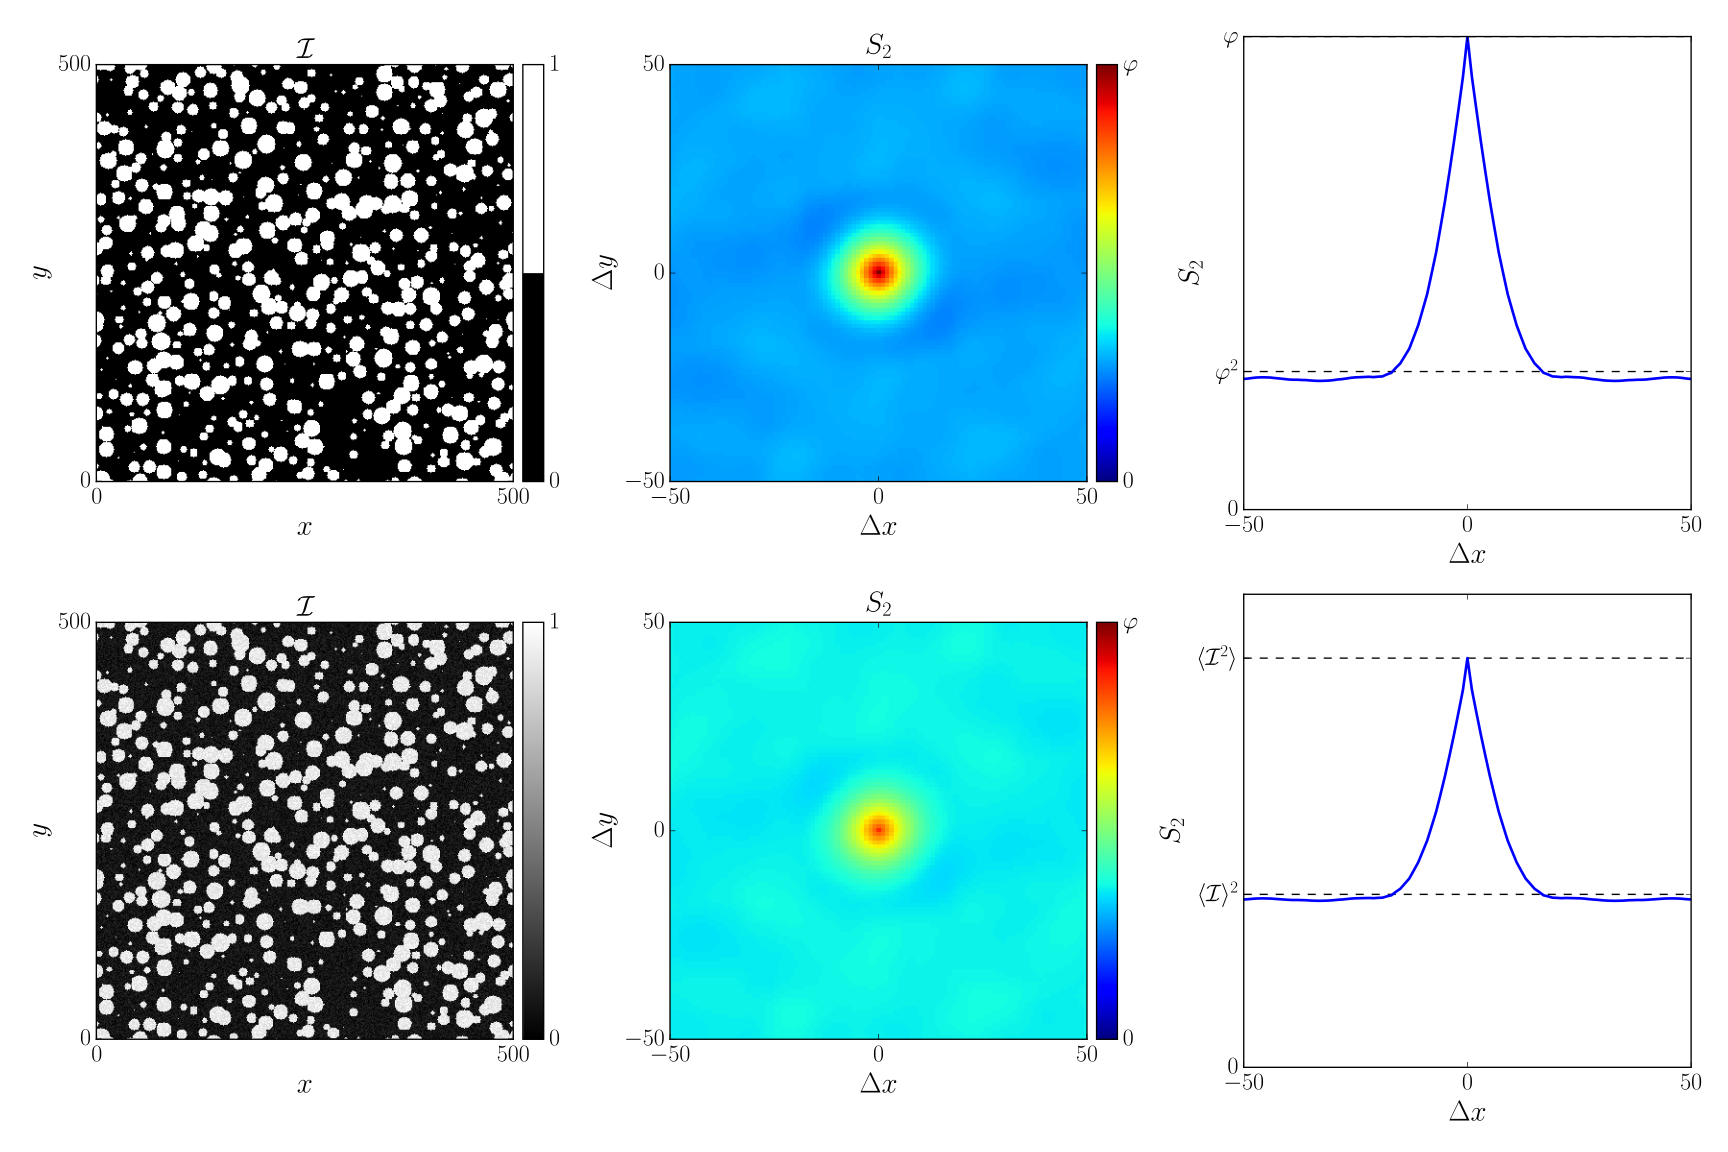

Reproduce this figure in Python.

# <snippet>

import GooseEYE.image as gimage
import numpy          as np

# binary image + correlation
# --------------------------

# generate image, store 'volume-fraction'
I      = gimage.dummy_circles((500,500))
phi    = np.mean(I)

# 2-point probability
S2,_   = gimage.S2(I,I,(101,101))

# gray image + correlation
# ------------------------

# convert to gray-scale image and introduce noise
Igr    = np.array(I,copy=True).astype(np.float)
Igr   += 0.1*(2.0*np.random.random(Igr.size)-1.0).reshape(Igr.shape)+0.1
Igr   /= 1.2

# 2-point correlation ('auto-correlation')
S2gr,_ = gimage.S2(Igr,Igr,(101,101))

# correlation bounds: mean intensity squared and mean of the intensity squared
Iav_sq = np.mean(Igr)**2.
Isq_av = np.mean(Igr**2.)

# </snippet>

# plot
# ----

import matplotlib.pyplot as plt
import matplotlib        as mpl
import matplotlib.cm     as cm
from mpl_toolkits.axes_grid1 import make_axes_locatable

try   : plt.style.use('goose-latex')
except: pass

fig  = plt.figure(figsize=(18,12))
fig.set_tight_layout(True)

ax   = fig.add_subplot(2,3,1)
im   = ax.imshow(I,clim=(0,1),cmap=mpl.colors.ListedColormap(cm.gray([0,255])))
ax.xaxis.set_ticks([0,500])
ax.yaxis.set_ticks([0,500])
plt.xlabel(r'$x$')
plt.ylabel(r'$y$')
plt.title (r'$\mathcal{I}$ (black/white)')
div  = make_axes_locatable(ax)
cax  = div.append_axes("right",size="5%",pad=0.1)
cbar = plt.colorbar(im,cax=cax)
cbar.set_ticks([0,1])

ax   = fig.add_subplot(2,3,2)
im   = ax.imshow(S2,clim=(0,phi),cmap='jet',extent=(-50,50,-50,50))
ax.xaxis.set_ticks([-50,0,+50])
ax.yaxis.set_ticks([-50,0,+50])
plt.xlabel(r'$\Delta x$')
plt.ylabel(r'$\Delta y$')
plt.title (r'$S_2$')
div  = make_axes_locatable(ax)
cax  = div.append_axes("right",size="5%",pad=0.1)
cbar = plt.colorbar(im,cax=cax)
cbar.set_ticks     ([ 0 ,       phi  ])
cbar.set_ticklabels(['0',r'$\varphi$'])

ax   = fig.add_subplot(2,3,3)
ax.plot([-50,50],[phi**2.,phi**2.],color='k',linestyle='--',linewidth=1)
ax.plot(np.arange(-50,51),S2[50,:],color='b')
ax.xaxis.set_ticks     ([-50,       0      ,       +50  ])
ax.yaxis.set_ticks     ([  0,       phi**2.,       phi  ])
ax.yaxis.set_ticklabels([  0,r'$\varphi^2$',r'$\varphi$'])
plt.xlim  ([-50,+50])
plt.ylim  ([  0,phi])
plt.xlabel(r'$\Delta x$')
plt.ylabel(r'$S_2$')

ax   = fig.add_subplot(2,3,4)
im   = ax.imshow(Igr,clim=(0,1),cmap='gray')
ax.xaxis.set_ticks([0,500])
ax.yaxis.set_ticks([0,500])
plt.xlabel(r'$x$')
plt.ylabel(r'$y$')
plt.title (r'$\mathcal{I}$ (gray)')
div  = make_axes_locatable(ax)
cax  = div.append_axes("right",size="5%",pad=0.1)
cbar = plt.colorbar(im,cax=cax)
cbar.set_ticks([0,1])

ax   = fig.add_subplot(2,3,5)
im   = ax.imshow(S2gr,clim=(0,phi),cmap='jet',extent=(-50,50,-50,50))
ax.xaxis.set_ticks([-50,0,+50])
ax.yaxis.set_ticks([-50,0,+50])
plt.xlabel(r'$\Delta x$')
plt.ylabel(r'$\Delta y$')
plt.title (r'$S_2$')
div  = make_axes_locatable(ax)
cax  = div.append_axes("right",size="5%",pad=0.1)
cbar = plt.colorbar(im,cax=cax)
cbar.set_ticks([0,phi])
cbar.set_ticklabels(['0',r'$\varphi$'])

ax   = fig.add_subplot(2,3,6)
ax.plot([-50,50],[Iav_sq,Iav_sq],color='k',linestyle='--',linewidth=1)
ax.plot([-50,50],[Isq_av,Isq_av],color='k',linestyle='--',linewidth=1)
ax.plot(np.arange(-50,51),S2gr[50,:],color='b')
ax.xaxis.set_ticks     ([-50,           0                      ,           +50                                 ])
ax.yaxis.set_ticks     ([  0,           Iav_sq                 ,           Isq_av                 ,       phi  ])
ax.yaxis.set_ticklabels([  0,r'$\langle \mathcal{I} \rangle^2$',r'$\langle \mathcal{I}^2 \rangle$',r'$\varphi$'])
plt.xlim  ([-50,+50])
plt.ylim  ([  0,phi])
plt.xlabel(r'$\Delta x$')
plt.ylabel(r'$S_2$')

plt.savefig('S2.svg')
